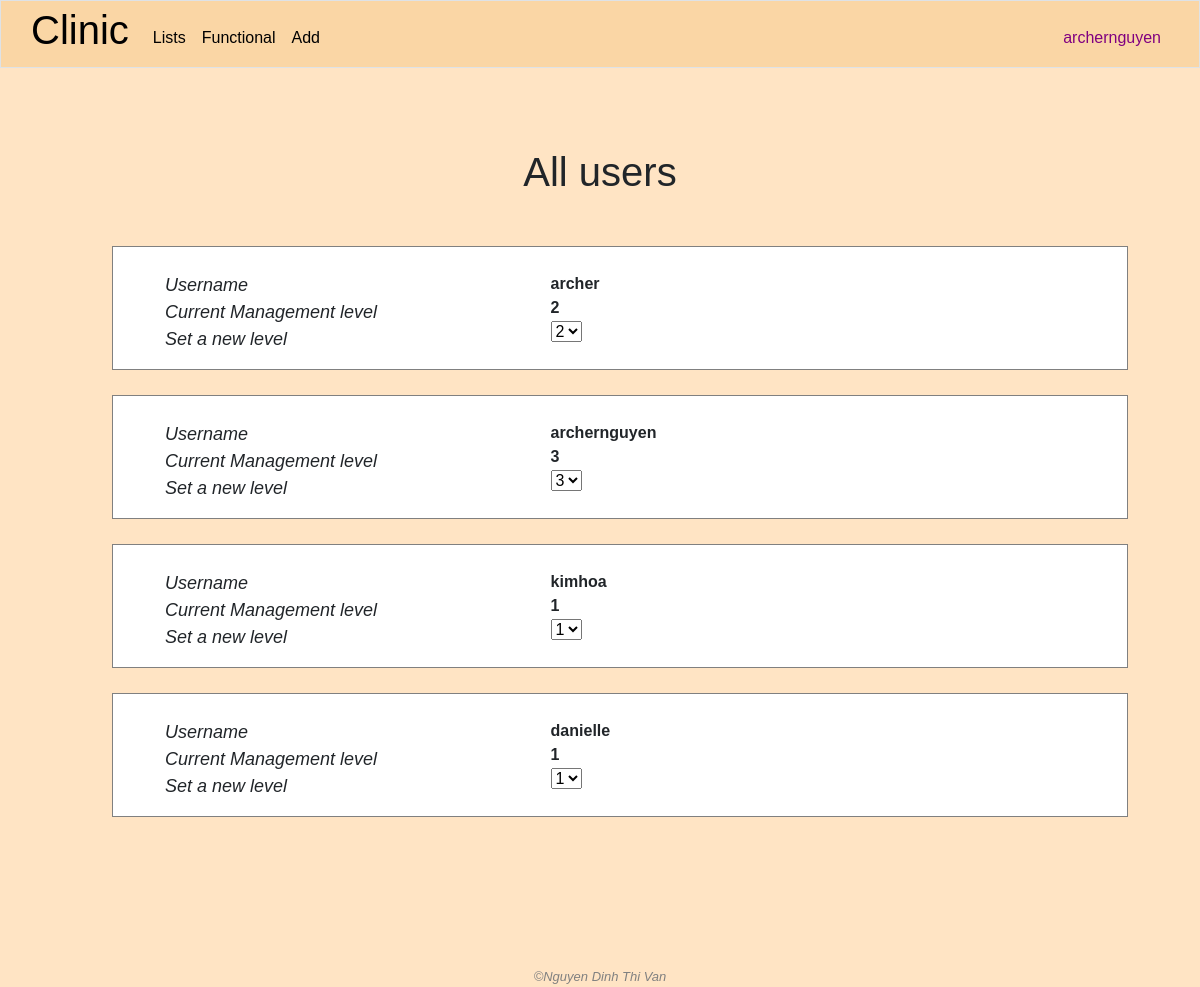
The app's page /authorize (signed in), older data.
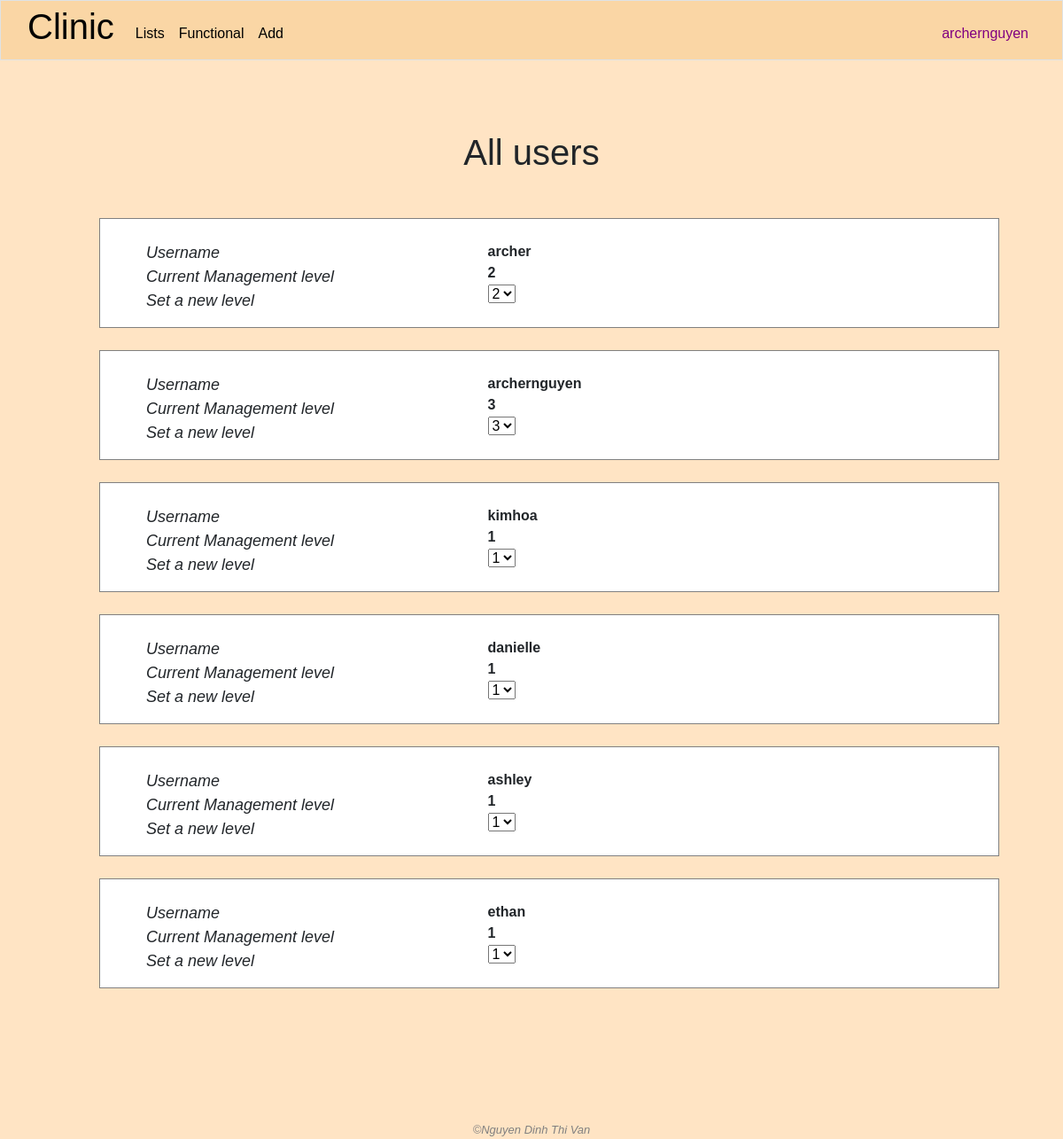
The same page, newer data.
### clinic/models.py (models this page shows)
class User(AbstractUser):
    class Level(models.IntegerChoices):
        LOW = 1
        MIDDLE = 2
        TOP = 3
    management_right_level = models.IntegerField(choices=Level.choices, blank=True, null=True)

### clinic/views.py (the view)
# urls.py: path('authorize', views.authorize, name='authorize'),
@login_required
@csrf_exempt
def authorize(request):
    if request.method == 'POST':
        if 'modify_user_right' not in user_right(request.user.management_right_level):
            return JsonResponse({'error': "You do not have rights to change user's level"}, status=400)
        data = json.loads(request.body)
        if data.get('new_level') is not None and data.get('chosen_user_id') is not None:
            user = User.objects.get(pk=data['chosen_user_id'])
            user.management_right_level = data['new_level']
            user.save()
        return JsonResponse({'message': 'Level changed'})
    else:
        if 'read_user_right' not in user_right(request.user.management_right_level):
            request.session['nay_message'] = "You don't have the right to visit this page"
            return HttpResponseRedirect(reverse('index'))
        modify_right = 'modify_user_right' in user_right(request.user.management_right_level)
        data_users = User.objects.all()
        return render(request, "clinic/authorize.html", {
            "data_users": data_users,
            "levels": [1, 2, 3],
            "modify_right": modify_right
        })

### clinic/helpers.py (called while the page is built)
def user_right(level):
    all_rights = [
        'read_all_service_info',
        'add_people_info',
        'read_self_add_people_info',
        'modify_people_info',
        'read_all_people_info',
        'add_service_info',
        'modify_service_info',
        'read_user_right',
        'modify_user_right'
    ]
    user_rights = []
    if level > 0:
        user_rights.extend([
            all_rights[0],
            all_rights[1],
            all_rights[2]
            ])
        if level > 1:
            user_rights.extend([
                all_rights[3],
                all_rights[4]
            ])
            if level > 2:
                user_rights.extend([
                    all_rights[5],
                    all_rights[6],
                    all_rights[7],
                    all_rights[8]
                ])
    return user_rights

### clinic/templates/clinic/authorize.html (shortened to what this page needs)
{% extends "clinic/layout.html" %}
{% load static %}
{% block main %}
    <h1 class="text-center">
        All users
    </h1>
    <div class="container">
        {% for data_user in data_users %}
            <div class="user-info" id="user{{ data_user.id }}">
                <div class="field-name">
                    <ul class="no-bullet">
                        <li><i class="i-left">Username</i></li>
                        <li><i class="i-left">Current Management level</i></li>
                        <li><i class="i-left">Set a new level</i></li>
                    </ul>
                </div>
                <div class="field-value">
                    <ul class="no-bullet">
                        <li><strong>{{ data_user.username }}</strong></li>
                        <li><strong class="current-level">{{ data_user.management_right_level }}</strong></li>
                        <li>
                            <select class="level">
                                <option selected value="{{ data_user.management_right_level }}">{{ data_user.management_right_level }}</option>
                            </select>
                        </li>
                    </ul>
                </div>
            </div>
        {% endfor %}
    </div>
{% endblock %}

### clinic/templates/clinic/layout.html (shortened to what this page needs)
{% load static %}
<!DOCTYPE html>
<html lang="en">
    <head>
        <link rel="stylesheet" href="{% static 'clinic/bootstrap.css' %}">
        <link rel="stylesheet" href="{% static 'clinic/styles.css' %}">
    </head>
    <body>
        <nav class="navbar navbar-expand-lg navbar-custom border">
            <a class="navbar-brand" href="{% url 'index' %}"><span><h1>Clinic</h1></span></a>
            <div class="collapse navbar-collapse" id="navbar">
                <ul class="navbar-nav me-auto mt-2">
                    <li class="nav-item">
                        <div class="dropdown">
                            <button class="nav-link active" type="button" id="dropdownMenuButton3" data-bs-toggle="dropdown" aria-expanded="false">
                                Lists
                            </button>
                        </div>
                    </li>
                    {% if user.is_authenticated %}
                        <li class="nav-item">
                            <a class="nav-link active">
                                Functional
                            </a>
                        </li>
                        {% if user.management_right_level >= 2 %}
                        <li class="nav-item">
                            <div class="dropdown">
                                <button class="nav-link active" type="button" id="dropdownMenuButton1" data-bs-toggle="dropdown" aria-expanded="false">
                                    Add
                                </button>
                            </div>
                        </li>
                        {% endif %}
                    {% endif %}
                </ul>
                <ul class="navbar-nav ms-auto mt-2">
                    {% if user.is_authenticated %}
                        <li class="nav-item">
                            <div class="dropdown">
                                <button class="nav-link active" style="color: purple;" type="button" id="dropdownMenuButton2" data-bs-toggle="dropdown" aria-expanded="false">
                                    {{ user.username }}
                                </button>
                            </div>
                        </li>
                    {% else %}
                        <li class="nav-item">
                            <a class="nav-link active" href="{% url 'login' %}">
                                Log in
                            </a>
                        </li>
                    {% endif %}
                </ul>
            </div>
        </nav>
        <main>{% block main %}{% endblock %}</main>
        <footer class="text-center">
            &#169;Nguyen Dinh Thi Van
        </footer>
    </body>
</html>

Row changes from the older to the newer data that the page shows:
added User: username "ashley", management_right_level "1"
added User: username "ethan", management_right_level "1"
